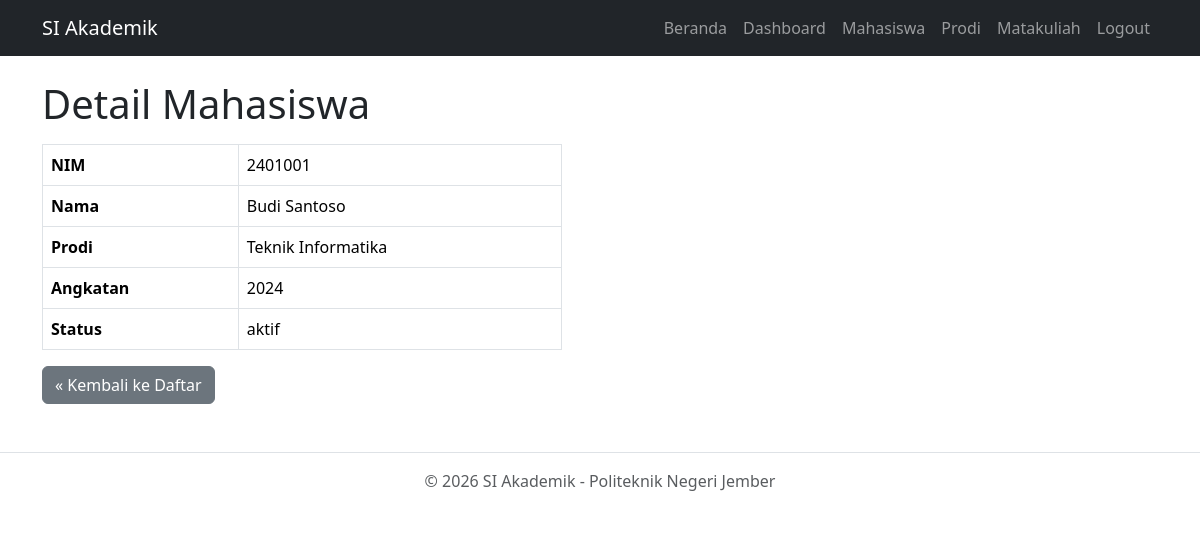
The page /mahasiswa/2401001 (signed in) on the database its author committed.
### tables this page shows
CREATE TABLE IF NOT EXISTS mahasiswa (
    id         INT AUTO_INCREMENT PRIMARY KEY,
    nim        VARCHAR(15)  NOT NULL UNIQUE,
    nama       VARCHAR(100) NOT NULL,
    prodi_id   INT NOT NULL,
     
    status     ENUM('aktif', 'nonaktif') NOT NULL DEFAULT 'aktif',
    alamat     TEXT DEFAULT NULL,
    created_at TIMESTAMP DEFAULT CURRENT_TIMESTAMP,
    FOREIGN KEY (prodi_id) REFERENCES prodi(id)
);

CREATE TABLE IF NOT EXISTS prodi (
    id         INT AUTO_INCREMENT PRIMARY KEY,
    kode       VARCHAR(10)  NOT NULL,
    nama       VARCHAR(100) NOT NULL,
    ka_prodi   VARCHAR(100) DEFAULT NULL
);

### app/Core/Controller.php (called while the page is built, shortened)
<?php
class Controller
{
    protected function view(string $view, array $data = []): void
    {
        require __DIR__ . '/../Views/layouts/main.php';
    }
}

### app/Controllers/MahasiswaController.php (called while the page is built, shortened)
<?php
require_once __DIR__ . '/../Core/Controller.php';
class MahasiswaController extends Controller
{
    private MahasiswaService $service;
    public function __construct(?MahasiswaService $service = null)
    {
        $this->service = $service ?? new MahasiswaService(Database::getInstance());
    }
    public function show(string $nim): void
    {
        $this->view('mahasiswa/show.php', [
            'mhs' => $this->service->findByNim($nim),
        ]);
    }
}

### public/index.php (called while the page is built, shortened)
<?php
$base_path = BASE_PATH;
$uri = parse_url($_SERVER['REQUEST_URI'], PHP_URL_PATH);
if (str_starts_with($uri, $base_path)) {
    $uri = substr($uri, strlen($base_path));
}
$uri = trim($uri, '/');
$routes = require __DIR__ . '/../routes/web.php';
require_once __DIR__ . '/../app/Core/Router.php';
$router = new Router($routes);
$router->dispatch($uri);

### app/Models/Mahasiswa.php (called while the page is built, shortened)
<?php
class Mahasiswa
{
    private string $nim;
    private string $nama;
    private string $prodi;
    private string $status;
    public function getNim(): string
    {
        return $this->nim;
    }
    public function getNama(): string
    {
        return $this->nama;
    }
    public function getProdi(): string
    {
        return $this->prodi;
    }
    public function getStatus(): string
    {
        return $this->status;
    }
    public function setNim(string $nim): void
    {
        $this->nim = $nim;
    }
    public function setNama(string $nama): void
    {
        $this->nama = trim($nama);
    }
    public function setProdi(string $prodi): void
    {
        $this->prodi = trim($prodi);
    }
    public function setStatus(string $status): void
    {
        $this->status = $status;
    }
    public function getAngkatan(): int
    {
        $duaDigit = substr($this->nim, 0, 2);
        return (int)('20' . $duaDigit);
    }
}

### app/Repositories/MahasiswaRepository.php (called while the page is built, shortened)
<?php
require_once __DIR__ . '/../Core/Database.php';
require_once __DIR__ . '/../Models/Mahasiswa.php';
class MahasiswaRepository
{
    private Database $database;
    public function __construct(Database $database)
    {
        $this->database = $database;
    }
    private function pdo(): PDO
    {
        return $this->database->getConnection();
    }
    private function selectJoin(): string
    {
        return "SELECT m.id, m.nim, m.nama, m.prodi_id, m.status, m.alamat,
                       p.nama AS prodi
                FROM mahasiswa m
                JOIN prodi p ON p.id = m.prodi_id";
    }
    private function map(array $row): Mahasiswa
    {
        return new Mahasiswa(
            $row['nim'],
            $row['nama'],
            $row['prodi'],
            $row['status'],
            (int)$row['id'],
            (int)$row['prodi_id'],
            $row['alamat'] ?? ''
        );
    }
    public function findByNim(string $nim): ?Mahasiswa
    {
        $stmt = $this->pdo()->prepare($this->selectJoin() . ' WHERE m.nim = :nim');
        $stmt->execute(['nim' => $nim]);
        $row = $stmt->fetch();
        return $row ? $this->map($row) : null;
    }
}

### app/Core/Database.php (called while the page is built, shortened)
<?php
class Database
{
    private PDO $pdo;
    private function __construct()
    {
        $config = require __DIR__ . '/../../config/database.php';
        $dsn = "mysql:host={$config['host']};port={$config['port']};dbname={$config['dbname']};charset={$config['charset']}";
        $this->pdo = new PDO($dsn, $config['username'], $config['password'], [
            PDO::ATTR_ERRMODE            => PDO::ERRMODE_EXCEPTION,
            PDO::ATTR_DEFAULT_FETCH_MODE => PDO::FETCH_ASSOC,
        ]);
    }
    public function getConnection(): PDO
    {
        return $this->pdo;
    }
}

### config/database.php (called while the page is built)
<?php
return [
    'host'     => 'localhost',
    'port'     => 3306,
    'dbname'   => 'si_akademik_a14',
    'username' => 'root',
    'password' => '',
    'charset'  => 'utf8mb4',
];

### app/Services/MahasiswaService.php (called while the page is built, shortened)
<?php
require_once __DIR__ . '/../Repositories/MahasiswaRepository.php';
class MahasiswaService
{
    private MahasiswaRepository $repository;
    public function __construct(Database $database)
    {
        $this->repository = new MahasiswaRepository($database);
    }
    public function findByNim(string $nim): ?Mahasiswa
    {
        return $this->repository->findByNim($nim);
    }
}

### app/Views/mahasiswa/show.php (the view, shortened to what this page needs)
<h1>Detail Mahasiswa</h1>
<?php if ($mhs): ?>
    <table class="table table-bordered mt-3" style="max-width: 520px;">
        <tr>
            <th>NIM</th>
            <td><?php echo htmlspecialchars($mhs->getNim()); ?></td>
        </tr>
        <tr>
            <th>Nama</th>
            <td><?php echo htmlspecialchars($mhs->getNama()); ?></td>
        </tr>
        <tr>
            <th>Prodi</th>
            <td><?php echo htmlspecialchars($mhs->getProdi()); ?></td>
        </tr>
        <tr>
            <th>Angkatan</th>
            <td><?php echo $mhs->getAngkatan(); ?></td>
        </tr>
        <tr>
            <th>Status</th>
            <td><?php echo htmlspecialchars($mhs->getStatus()); ?></td>
        </tr>
    </table>
<?php else: ?>
    <div class="alert alert-warning mt-3">Data mahasiswa dengan id tersebut tidak ditemukan.</div>
<?php endif; ?>
<a href="<?= BASE_PATH ?>/mahasiswa" class="btn btn-secondary">&laquo; Kembali ke Daftar</a>

### app/Core/Router.php (shortened to what this page needs)
<?php
class Router
{
    private array $routes;
    public function __construct(array $routes)
    {
        $this->routes = $routes;
    }
    public function dispatch(string $uri): void
    {
        foreach ($this->routes as $route => $handler) {
            $pattern = preg_replace('#\{([a-zA-Z0-9_]+)\}#', '(?P<$1>[a-zA-Z0-9_]+)', trim($route, '/'));
            if (preg_match('#^' . $pattern . '$#', $uri, $m)) {
                [$controllerName, $method] = explode('@', $handler);
                $params = array_filter($m, function ($key) {
                    return !is_int($key);
                }, ARRAY_FILTER_USE_KEY);
                $controller = new $controllerName();
                $controller->$method(...array_values($params));
                return;
            }
        }
    }
}

### rows shown on the page
mahasiswa: nim "2401001", nama "Budi Santoso", prodi.nama "Teknik Informatika", nim "2024", status "aktif"
